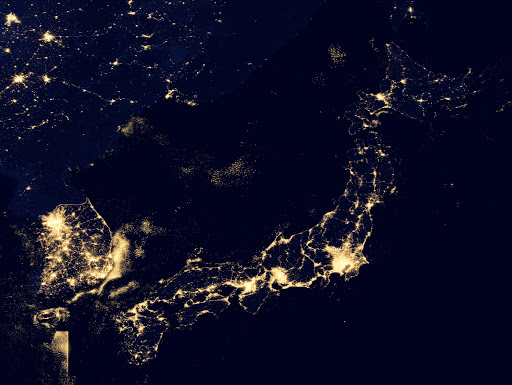
#> input picture image1.jpg, 512 x 385 px
$ python test1_cv2_read.py
#> lines starting #> are read from the running program, lines starting #| are printed output that depends on the picture
import cv2
import numpy as np

#画像読み込む
img = cv2.imread("image1.jpg")
#> img is the input picture: shape (385, 512, 3); mean B, G, R 38, 14.7, 15.2

#グレースケールに変換
gray = cv2.cvtColor(img, cv2.COLOR_RGBA2GRAY)
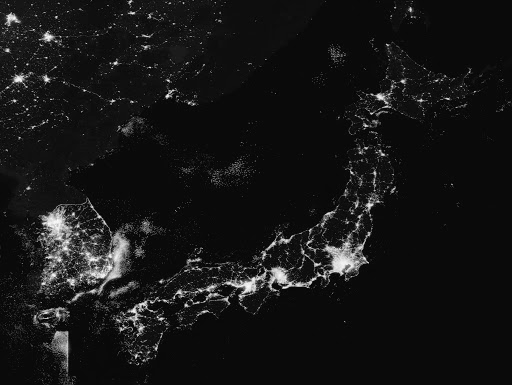
#> gray: shape (385, 512); min 0, max 252, mean 21.6

#結果を出力
cv2.imshow("gray", gray)

while True:
    if cv2.waitKey(1) == 27:
#> (key Esc is pressed here)
        break

cv2.destroyAllWindows()
